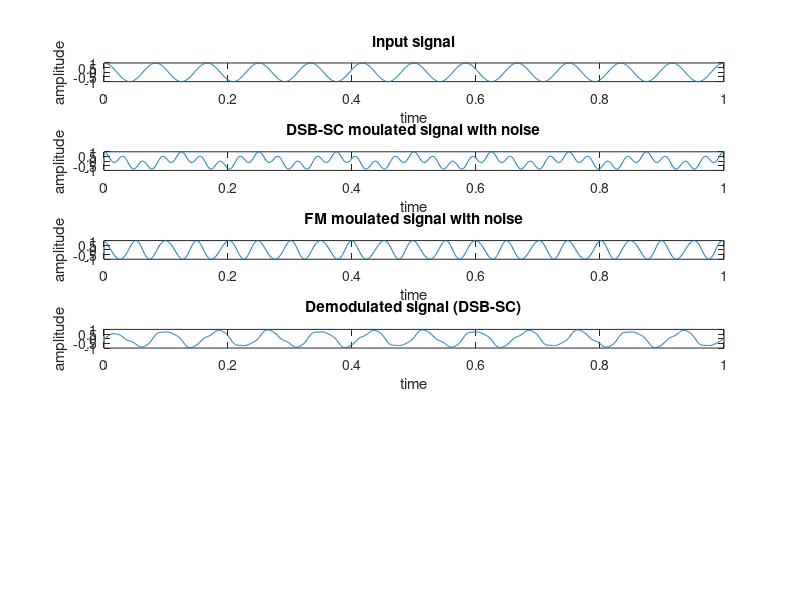

This figure's MATLAB source: (Note: this script raises an error after producing the figure.)

clc;
clear;
fs=1000;
t=(0:1/fs:10)';
fm=12;
fc=20;
kf=pi;
SNR=60;                                 % Signal to noise power ratio
%--------------------INPUT(single tone)-----------------
%Input signal
modulationg_signal = cos(2*pi*fm*t);
subplot(6,1,1)
plot(t,modulationg_signal);
axis([0 1 -1 1])
title('input signal')
xlabel('time')
ylabel('amplitude')

%--------------------Modulation-----------------
%DSB-SC modulated signal
DSB_modulated_signal=modulationg_signal.*cos(2*pi*fc*t);


%FM-moulation
FM_modulated_signal =cos((2*pi*fc*t)+(kf/fm)*modulationg_signal);



% DSB-SC Modulated signal added to Noise Signal
DSB_with_noise = awgn(DSB_modulated_signal,SNR); %%Noise Signal
subplot(6,1,2);
plot(t,DSB_with_noise);
axis([0 1 -1 1])
title('DSB-SC moulated signal with noise');
xlabel('time')
ylabel('amplitude')

% FM Modulated signal added to Noise Signal
FM_with_noise = awgn(FM_modulated_signal,SNR); %%Noise Signal
subplot(6,1,3);
plot(t,FM_with_noise);
axis([0 1 -1 1])
title('FM moulated signal with noise');
xlabel('time')
ylabel('amplitude')
 
%--------------------Demodulation-----------------

%DSB-Demodulated Signal With noise
DSB_demodulated_signal =2*DSB_with_noise.*cos(2*pi*fc*t);
[a b]=butter(2,0.03);
DSB_demodulated_signal=filter(a,b,DSB_demodulated_signal);
subplot(6,1,4)
plot(t,DSB_demodulated_signal);
axis([0 1 -1 1])
title('Demodulated signal (DSB-SC)')
xlabel('time')
ylabel('amplitude')

%FM-Demodulated Signal With noise
FM_demodulated_signal =  fmdemod(FM_with_noise,fc,fs,kf);
subplot(6,1,5)
plot(t,FM_demodulated_signal);
axis([0 1 -1 1])
title('Demodulated signal (FM)')
xlabel('time')
ylabel('amplitude')

%--------------------FM-Demodulation with bandpass filter-----------------

FM_demodulated_signal_with_filter =  filter(a,b,FM_demodulated_signal);
subplot(6,1,6)
plot(t,FM_demodulated_signal_with_filter);
axis([0 1 -1 1])
title('Demodulated signal (FM) after using band pass filter')
xlabel('time')
ylabel('amplitude')
%step(s1,FM_demodulated_signal_with_filter);


